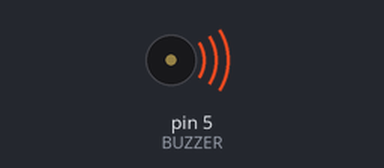
A sketch run on a simulated Arduino Uno, built with avr-gcc and run on an emulated ATmega328P. On the bench: buzzer (waves = sounding).

Above: at 0.2 s.
At 18.2 s:
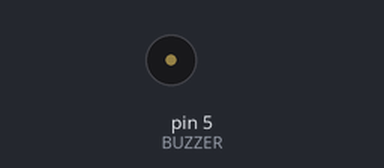
Timing chart, 0 to 30.1 s (numbered marks = the images above):
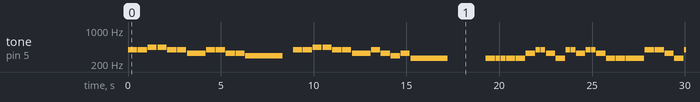

The sketch:

lab1-4_hw1.ino
```cpp
enum { REST = 0, DO = 262, RE = 294, MI = 330, FA = 349, SOL = 392, LA = 440, SHI = 494, DO2 = 523 };

#define BUZZER 5 // Arduino PIN 정의

int Num = 26;
int Num2 = 49;

// 음계 정의
int Frequency[] = { SOL, SOL, LA, LA, SOL, SOL, MI, SOL, SOL, MI, MI, RE, REST,
                    SOL, SOL, LA, LA, SOL, SOL, MI, SOL, MI, RE, MI, DO, REST
                  };
int Frequency2[] = { DO, DO, DO, DO, DO, MI, SOL, SOL, MI, DO,
                     SOL, SOL, MI, SOL, SOL, MI, DO, DO, DO,
                     SOL, SOL, MI, DO, SOL, SOL, SOL,
                     SOL, SOL, MI, DO, SOL, SOL, SOL,
                     SOL, SOL, MI, DO, SOL, SOL, SOL, LA, SOL,
                     DO2, SOL, DO2, SOL, MI, RE, DO
                   };

// 유지시간 정의
int Delay[] = { 500, 500, 500, 500, 500, 500, 1000, 500, 500, 500, 500, 2000, 500,
                500, 500, 500, 500, 500, 500, 1000, 500, 500, 500, 500, 2000, 500
              };

int Delay2[] = { 500, 250, 250, 500, 500, 500, 250, 250, 500, 500,
                 250, 250, 500, 250, 250, 500, 500, 500, 1000,
                 500, 500, 500, 500, 500, 500, 1000,
                 500, 500, 500, 500, 500, 500, 1000,
                 500, 500, 500, 500, 250, 250, 250, 250, 1000,
                 500, 500, 500, 500, 500, 500, 1000
               };

void setup() {
  pinMode(BUZZER, OUTPUT); // 5번 PIN을 출력으로 설정
}

// 2가지 방법이 있는데,
// tone(pin, frequency, duration)을 사용하여 duration을 주고,
// 추가적으로 delay(30); 라인이 포함된 코드가 더 뚜렷한 음을 낸다.
void loop() {
  int i;

  for (i = 0; i < Num; i++) {
    tone(BUZZER, Frequency[i], Delay[i]); // 5번 PIN을 통해 출력
    delay(Delay[i] + 30);            // 유지 시간
    //tone(BUZZER, REST, 30);     // 음사이 delay 주어 구별하기 위함
  }
  delay(1500);
  for (i = 0; i < Num2; i++) {
    tone(BUZZER, Frequency2[i], Delay2[i]);  // 5번 PIN을 통해 출력
    delay(Delay2[i] + 30);             // 유지 시간
    //tone(BUZZER, REST, 30);       // 음사이 delay 주어 구별하기 위함
  }
  delay(1500);
}
```

Measured:
- by itself, tone on pin 5 (BUZZER): plays 392 Hz for 0.50 s, 392 Hz for 0.50 s, 440 Hz for 0.50 s, 440 Hz for 0.50 s, 392 Hz for 0.50 s, 392 Hz for 0.50 s … (206 notes in this stretch)
